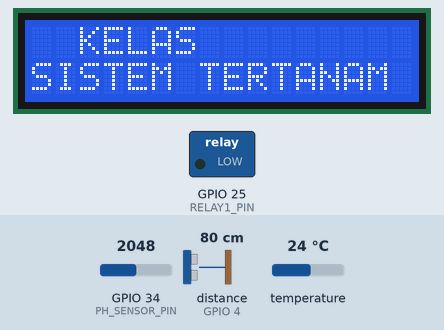
Recording of a sketch running on a simulated ESP32. Parts: 16×2 character LCD, switched loads named in the sketch (green lamp = pin HIGH). The inputs (shaded band) are chosen by the test bench; at power-on: distance to the obstacle (sensor on GPIO 4) 80 cm, GPIO 34 (PH_SENSOR_PIN) = 2048, temperature 24 °C. The echo pulse lasts 58.3 µs per cm; WiFi joins after 1.5 s; servers stay silent unless stated; pins used as bus, display or sensor lines are not drawn; what the sketch prints to the serial monitor is not drawn.

Above: at 1.9 s.
At 7.1 s:
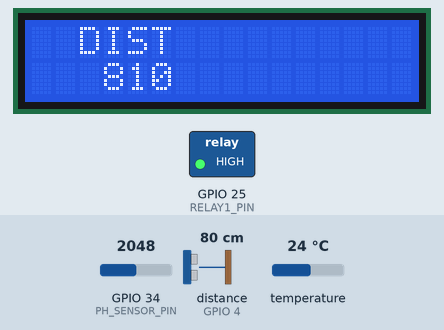
7.2 s: distance to the obstacle (sensor on GPIO 4) set to 194 cm
At 9.3 s:
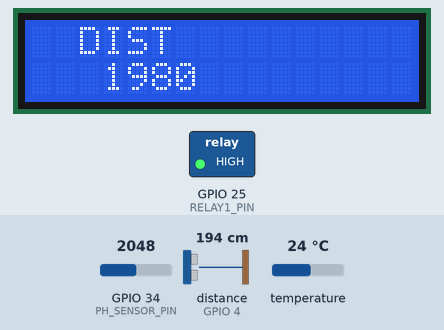
9.6 s: distance to the obstacle (sensor on GPIO 4) set to 200 cm
At 11.6 s:
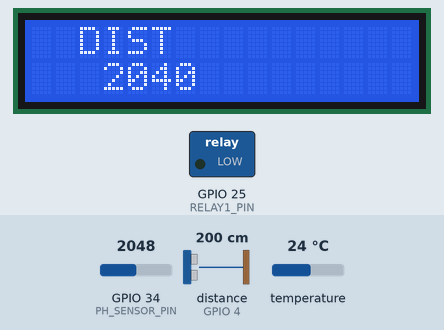
12.2 s: distance to the obstacle (sensor on GPIO 4) set to 2 cm
At 14.0 s:
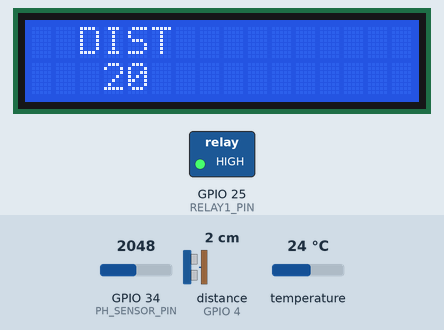
Timing chart, 0 to 15.5 s (numbered marks = the images above; inputs shaded):
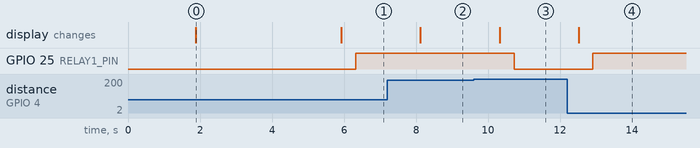

The sketch:

Sketch.ino
```cpp
#define BLYNK_TEMPLATE_ID "TMPL6EHzskoIV"
#define BLYNK_TEMPLATE_NAME "embedded"
#define BLYNK_AUTH_TOKEN "C2UCxAoghZVDQNRI9Lc486CdmpQsGxJr"
char auth[] = "C2UCxAoghZVDQNRI9Lc486CdmpQsGxJr";

#include <WiFi.h>
#include <WiFiClient.h>
#include <BlynkSimpleEsp32.h>
#include <NewPing.h>
#include <LiquidCrystal_I2C.h>
#include <OneWire.h>
#include <DallasTemperature.h>

LiquidCrystal_I2C lcd(0x27, 16, 2);
// Your Wi-Fi credentials
const char* ssid = "zzidzz";
const char* pass = "blablablabla";

const int oneWireBus = 5;

// Setup a oneWire instance to communicate with any OneWire devices
OneWire oneWire(oneWireBus);

// Pass our oneWire reference to Dallas Temperature sensor
DallasTemperature sensors(&oneWire);

// Define the GPIO pins for the ultrasonic sensor
#define trigPin 2
#define echoPin 4

// Create an instance of the NewPing library
NewPing sonar(trigPin, echoPin);

#define PH_SENSOR_PIN 34

// Define pins for relay module
#define RELAY1_PIN 25
#define RELAY2_PIN 26

// XXX Function to read pH level from the sensor (dummy implementation for illustration)
float readPH() {
  return analogRead(PH_SENSOR_PIN) * (14.0 / 4095.0);  // Example conversion for pH range 0-14
}


void setup() {
  Serial.begin(115200);
  Serial.println("System Initializing...");

  Blynk.begin(auth, ssid, pass);

  pinMode(trigPin, OUTPUT);
  pinMode(echoPin, INPUT);
  pinMode(PH_SENSOR_PIN, INPUT);
  pinMode(RELAY1_PIN, OUTPUT);

  lcd.init();
  lcd.backlight();
  //Setup Awal Ketika Running
  lcd.setCursor(2,0);
  lcd.print("KELAS");
  lcd.setCursor(0,1);
  lcd.print("SISTEM TERTANAM");
  delay(4000);
  lcd.clear();

  sensors.begin();

  Serial.println("System Initialized");
}

void loop() {
  Blynk.run();

  // Trigger an ultrasonic pulse
  digitalWrite(trigPin, LOW);
  delayMicroseconds(2);
  digitalWrite(trigPin, HIGH);
  delayMicroseconds(10);
  digitalWrite(trigPin, LOW);

  // Measure the distance
  unsigned int distance_cm = sonar.ping_cm();
  unsigned int distance_mm = (distance_cm * 10);

  // Send the distance data to Blynk
  Blynk.virtualWrite(V1, distance_cm);

  Serial.print("Stem Displacement: ");
  Serial.print(distance_cm);
  Serial.println(" mm");

  lcd.clear();
  lcd.setCursor(2, 0);
  lcd.print("DIST");
  lcd.setCursor(3, 1);
  lcd.print(distance_mm);
  delay(400);

  // Activate relay if water depth exceeds limit
  if (distance_cm > 200) {
    digitalWrite(RELAY1_PIN, LOW); // Turn on the pump
    Blynk.logEvent("water_depth_high", String("Water depth exceeds limit: ") + distance_cm);
    Serial.println("Pump activated due to high water depth.");
  } else {
    digitalWrite(RELAY1_PIN, HIGH); // Turn off the pump
  }

  sensors.requestTemperatures();
  float temperatureC = sensors.getTempCByIndex(0);
  float temperatureF = sensors.getTempFByIndex(0);
  Serial.print(temperatureC);
  Serial.println("°C");
  Serial.print(temperatureF);
  Serial.println("°F");

  Blynk.virtualWrite(V2, temperatureC);

  // XXX Read pH level
  float ph = readPH();
  Serial.print("pH Level: ");
  Serial.println(ph);
  Blynk.virtualWrite(V3, ph);

  // XXX Notifications for pH level
  if (ph < 6.5 || ph > 8.5) {
    Blynk.logEvent("ph_warning", String("pH level is outside the normal range: ") + ph);
  }


  // XXX Notifications for temperature
  if (temperatureC < 20.0) {
    Blynk.logEvent("temp_low", String("Water temperature is too low: ") + temperatureC);
  } else if (temperatureC > 30.0) {
    Blynk.logEvent("temp_high", String("Water temperature is too high: ") + temperatureC);
  }

  delay(1000); // Delay between measurements
}
```

Measured:
- the behaviour switches between 196 and 197 cm on distance to the obstacle (sensor on GPIO 4) (found by bisection; images 2 and 3)
- after the input at 7.2 s, the display: changes after 0.92 s (image 2)
- after the input at 9.6 s, GPIO 25 (RELAY1_PIN): HIGH → LOW after 1.1 s; the display: changes after 0.73 s (image 3)
- after the input at 12.2 s, GPIO 25 (RELAY1_PIN): LOW → HIGH after 0.72 s; the display: changes after 0.32 s (image 4)
- what the display in image 0 shows lasts 4.0 s, from 1.9 s to 5.9 s
